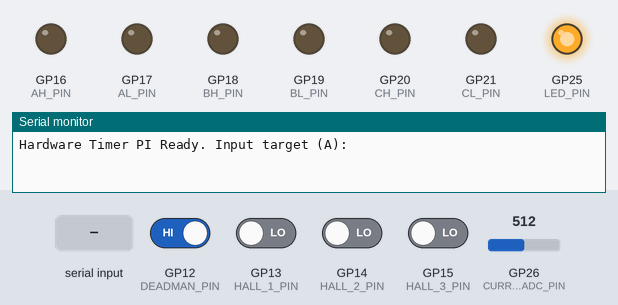
Recording of a sketch running on a simulated Raspberry Pi Pico. On the bench: output pins drawn as LEDs (lit = HIGH), the last lines printed to the serial monitor. The test bench sets the inputs (shaded band); at power-on: GP12 (DEADMAN_PIN) HIGH, GP13 (HALL_1_PIN), GP14 (HALL_2_PIN), GP15 (HALL_3_PIN) LOW, GP26 (CURRENT_ADC_PIN) = 512 (analog values on the 0–1023 scale).

Above: at 3.2 s.
3.3 s: "90,45\n" received over Serial
4.8 s: GP12 (DEADMAN_PIN) driven LOW and GP13 (HALL_1_PIN) driven HIGH
At 4.95 s:
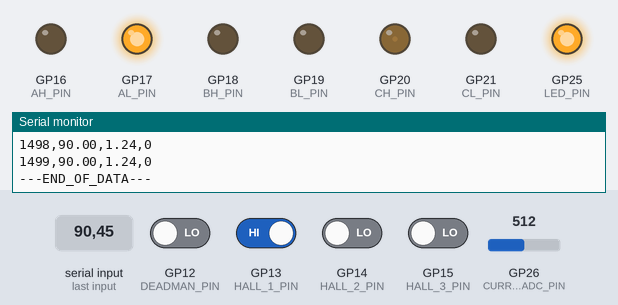
7.8 s: GP14 (HALL_2_PIN) driven HIGH
At 10.6 s:
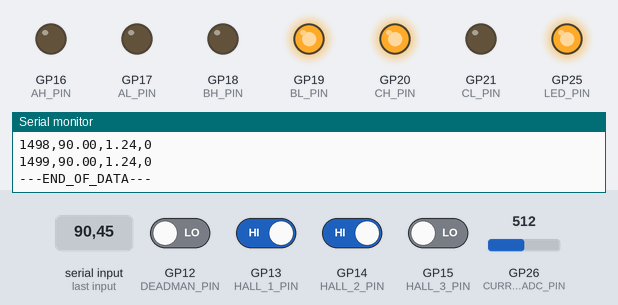
10.8 s: GP13 (HALL_1_PIN) driven LOW
At 11.9 s:
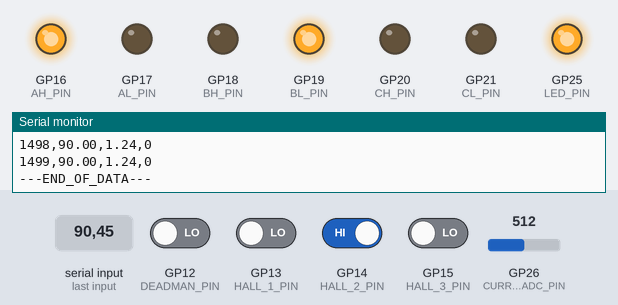
12.3 s: GP26 (CURRENT_ADC_PIN) set to 533
13.8 s: GP15 (HALL_3_PIN) driven HIGH
At 14.2 s:
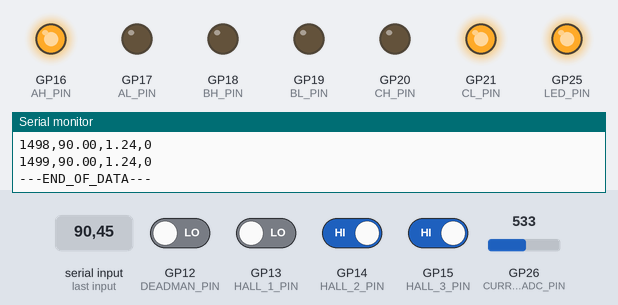
Timing chart, 0 to 16.3 s (numbered marks = the images above; inputs shaded):
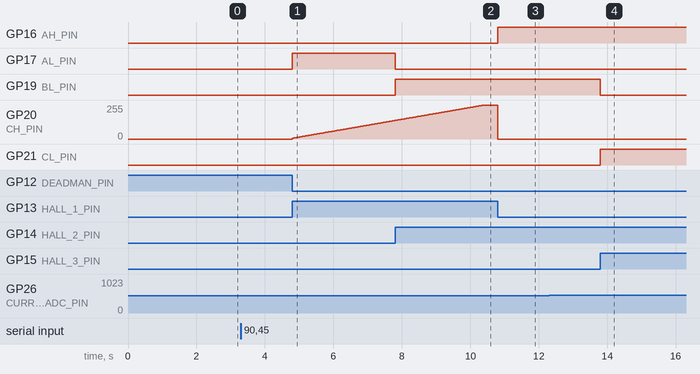

Measured:
- after the input at 4.8 s, GP17 (AL_PIN): LOW → HIGH at once; GP20 (CH_PIN): moves from 0/255 to 139/255 over 3.0 s, starting at once
- after the input at 7.8 s, GP17 (AL_PIN): HIGH → LOW at once; GP19 (BL_PIN): LOW → HIGH at once
- after the input at 10.8 s, GP16 (AH_PIN): LOW → HIGH at once; GP20 (CH_PIN): 255/255 → 0/255 at once
- after the input at 13.8 s, GP19 (BL_PIN): HIGH → LOW at once; GP21 (CL_PIN): LOW → HIGH at once

The sketch:

easycclPI.ino
```cpp
#include <digitalWriteFast.h>
#include "hardware/gpio.h"
#include "hardware/timer.h" // Library hardware timer RP2040

// --- KONFIGURASI PIN ---
#define HALL_1_PIN 13
#define HALL_2_PIN 14
#define HALL_3_PIN 15
#define AH_PIN 16
#define AL_PIN 17
#define BH_PIN 18
#define BL_PIN 19
#define CH_PIN 20
#define CL_PIN 21
#define LED_PIN 25
#define DEADMAN_PIN 12
#define CURRENT_ADC_PIN 26

// --- PARAMETER SENSOR & CONTROL ---
#define ADC_OFFSET 1971
#define ADC_PER_AMP 62.04
#define HALL_OVERSAMPLE 4
#define MAX_PWM 255

// --- KONSTANTA PID ---
float Kp = 0.07;           // Mulai dari nilai kecil
float Ki = 0.5;           // Menghilangkan steady-state error
float integralError = 0;  // Akumulator error
const float dt = 0.001;   // dt tetap 1ms (0.001 detik)

// --- VARIABEL GLOBAL ---
volatile float targetCurrent = 0.0;
volatile float actualCurrent_global = 0.0;
volatile float currentThrottle = 0;
uint8_t hallToMotor[8] = {255, 1, 3, 2, 5, 0, 4, 255};

// --- VARIABEL LOGGING ---
volatile bool isRecording = false;
unsigned long startRecordTime = 0;
const unsigned long recordWindow = 1500;

struct repeating_timer timer; // Struct untuk handle timer hardware

// ================================================================
// FUNCTION: Hardware Timer Callback (Berjalan otomatis setiap 1ms)
// ================================================================
bool controlLoopCallback(struct repeating_timer *t) {
    // 1. Baca Arus Aktual
    int raw = analogRead(CURRENT_ADC_PIN);
    actualCurrent_global = (float)(raw - ADC_OFFSET) / ADC_PER_AMP;

    // 2. Hitung Error
    float error = targetCurrent - actualCurrent_global;

    // 3. Algoritma PI Control
    float P_out = Kp * error;

    // Anti-Windup: Integral hanya bertambah jika PWM tidak saturasi
    if (currentThrottle < MAX_PWM && currentThrottle > 0) {
        integralError += error * dt;
    }
    float I_out = Ki * integralError;

    // 4. Update Output
    float output = P_out + I_out;

    // Limitasi & Safety
    if (output > MAX_PWM) output = MAX_PWM;
    if (output < 0) output = 0;

    // Safety: Jika target nol atau tombol deadman dilepas (HIGH)
    if (targetCurrent <= 0.01 || gpio_get(DEADMAN_PIN)) {
        output = 0;
        integralError = 0; // Reset integral saat mati
    }

    currentThrottle = output;

    // 5. Eksekusi Komutasi (Langsung di dalam interrupt untuk respon tercepat)
    uint8_t hall = 0;
    // Baca Hall Sensor
    if (gpio_get(HALL_1_PIN)) hall |= (1<<0);
    if (gpio_get(HALL_2_PIN)) hall |= (1<<1);
    if (gpio_get(HALL_3_PIN)) hall |= (1<<2);

    uint8_t motorState = hallToMotor[hall & 0x7];
    writePWM(motorState, (uint8_t)currentThrottle);

    return true; // Lanjutkan timer
}

void setup() {
    Serial.begin(115200);
    analogReadResolution(12);

    pinMode(LED_PIN, OUTPUT);
    digitalWrite(LED_PIN, HIGH);
    pinMode(AH_PIN, OUTPUT); pinMode(AL_PIN, OUTPUT);
    pinMode(BH_PIN, OUTPUT); pinMode(BL_PIN, OUTPUT);
    pinMode(CH_PIN, OUTPUT); pinMode(CL_PIN, OUTPUT);
    analogWriteFreq(24000);

    pinMode(HALL_1_PIN, INPUT); pinMode(HALL_2_PIN, INPUT); pinMode(HALL_3_PIN, INPUT);
    pinMode(DEADMAN_PIN, INPUT_PULLUP);

    delay(2000);

    // INISIALISASI TIMER: Jalankan controlLoopCallback setiap 1ms (-1000us)
    add_repeating_timer_us(-1000, controlLoopCallback, NULL, &timer);

    Serial.println("Hardware Timer PI Ready. Input target (A):");
}

void loop() {
    // Loop utama HANYA menangani Komunikasi dan Logging
    if (Serial.available() > 0) {
        float inputVal = Serial.parseFloat();
        if (inputVal >= 0) {
            targetCurrent = inputVal;
            isRecording = true;
            startRecordTime = millis();
            Serial.println("TIME(ms),TARGET(A),ACTUAL(A),PWM");
        }
        while(Serial.available() > 0) Serial.read();
    }

    if (isRecording) {
        unsigned long elapsed = millis() - startRecordTime;
        if (elapsed < recordWindow) {
            Serial.print(elapsed); Serial.print(",");
            Serial.print(targetCurrent); Serial.print(",");
            Serial.print(actualCurrent_global); Serial.print(",");
            Serial.println((uint8_t)currentThrottle);
        } else {
            isRecording = false;
            Serial.println("---END_OF_DATA---");
        }
    }
}

// --- FUNGSI LOW LEVEL ---
void writePWM(uint8_t motorState, uint8_t dutyCycle) {
    if(dutyCycle == 0 || motorState == 255) {
        writePhases(0, 0, 0, 0, 0, 0);
        return;
    }
    if(motorState == 0)      writePhases(0, dutyCycle, 0, 1, 0, 0);
    else if(motorState == 1) writePhases(0, 0, dutyCycle, 1, 0, 0);
    else if(motorState == 2) writePhases(0, 0, dutyCycle, 0, 1, 0);
    else if(motorState == 3) writePhases(dutyCycle, 0, 0, 0, 1, 0);
    else if(motorState == 4) writePhases(dutyCycle, 0, 0, 0, 0, 1);
    else if(motorState == 5) writePhases(0, dutyCycle, 0, 0, 0, 1);
}

void writePhases(uint8_t ah, uint8_t bh, uint8_t ch, uint8_t al, uint8_t bl, uint8_t cl) {
    analogWrite(AH_PIN, ah);
    analogWrite(BH_PIN, bh);
    analogWrite(CH_PIN, ch);
    digitalWriteFast(AL_PIN, al);
    digitalWriteFast(BL_PIN, bl);
    digitalWriteFast(CL_PIN, cl);
}
```
